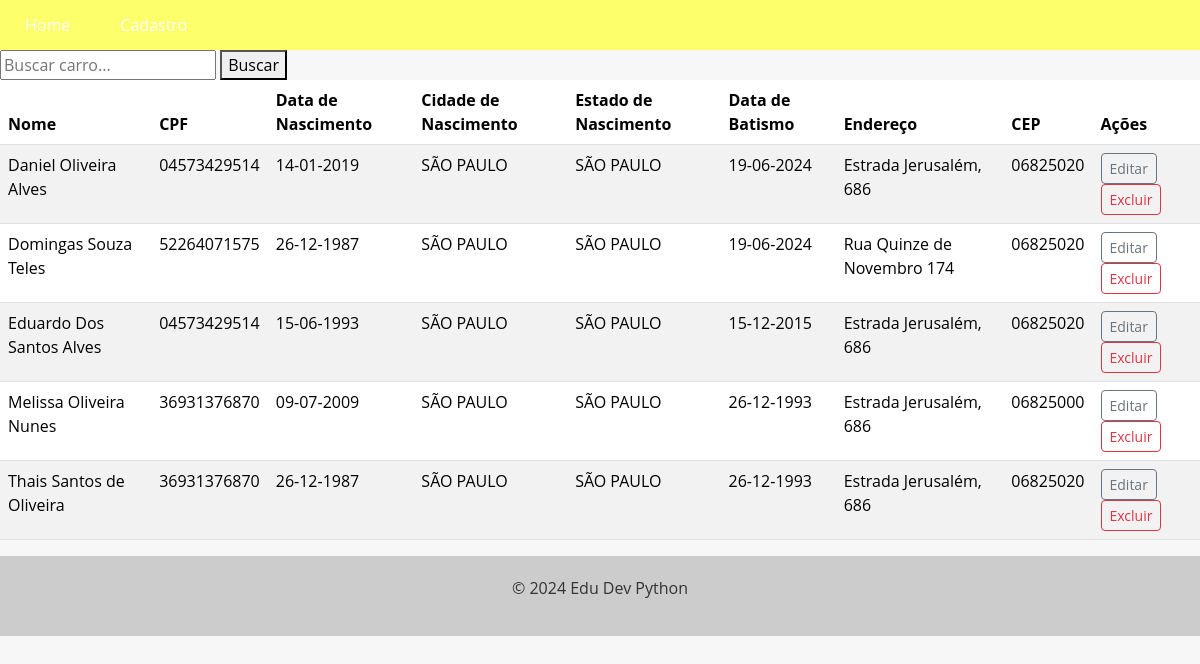
The page /members/ on the database its author committed.
### cadmember/models.py (models this page shows, shortened)
class Member(models.Model):
    id = models.AutoField(primary_key=True)
    name = models.CharField(max_length=200, blank=False, null=False, verbose_name='nome')
    cpf = models.CharField(max_length=11, blank=False, null=True, verbose_name="cpf")
    date_birth = models.DateField(null=False, blank=False, verbose_name='data_nascimento',default=" ")
    city_birth = models.ForeignKey(City, on_delete=models.PROTECT, related_name= 'cidade_nascimento', null=True)
    state_birth = models.ForeignKey(State, on_delete=models.PROTECT, related_name= "estado_nascimento", null= True)
    date_baptism = models.DateField(null=False, blank=False, verbose_name='data_batismo')
    address = models.CharField(max_length=200, blank=False, null=False, verbose_name='endereço')
    cep = models.CharField(max_length=8, blank=False, null=False, verbose_name='cep')

class City(models.Model):
    id = models.AutoField(primary_key=True)
    city = models.CharField(max_length=100, name='city')
    def __str__(self):
        return self.city

class State(models.Model):
    id = models.AutoField(primary_key=True)
    state = models.CharField(max_length=100, name='state')
    def __str__(self):
        return self.state

### cadmember/views.py (the view)
# urls.py: path('members/',members_view, name='members_list'),
def members_view(request):
    members = Member.objects.all().order_by('name')
    search = request.GET.get('search')
    if search:
        members = members.filter(name__icontains=search)
    return render(request, 'members.html', {'members': members})

### cadmember/templates/members.html (shortened to what this page needs)
{% extends "base.html" %}
{% load static %}
{% block content %}
  <head>
    <link rel="stylesheet" href="{% static 'css/style.css' %}">
  </head>
    <form method="GET" action="{% url  'members_list' %}">
        <input type="text" name="search" placeholder="Buscar carro...">
        <button type="submit">Buscar</button>
    </form>
    <div class="conteiner">
        <table class="table table-striped table-hover">
            <thead>
                <tr>
                    <th scope="col">Nome</th>
                    <th scope="col">CPF</th>
                    <th scope="col">Data de Nascimento</th>
                    <th scope="col">Cidade de Nascimento</th>
                    <th scope="col">Estado de Nascimento</th>
                    <th scope="col">Data de Batismo</th>
                    <th scope="col">Endereço</th>
                    <th scope="col">CEP</th>
                    <th scope="col">Ações</th>
                </tr>
            </thead>
            <Tbody>
                {% for member in members %}
                <tr>
                    <td>{{ member.name }}</td>
                    <td>{{ member.cpf }}</td>
                    <td>{{ member.date_birth | date:"d-m-Y"}}</td>
                    <td>{{ member.city_birth }}</td>
                    <td>{{ member.state_birth }}</td>
                    <td>{{ member.date_baptism | date:"d-m-Y"}}</td>
                    <td>{{ member.address }}</td>
                    <td>{{ member.cep | default:"-"}}</td>
                    <td>
                    <a href="" class="btn btn-outline-secondary btn-sm">Editar</a>
                    <a href="" class="btn btn-outline-danger btn-sm">Excluir</a>
                    </td>
                </tr>
                {% endfor %}
            </Tbody>
        </table>
    </div>
{% endblock  %}

### app/templates/base.html (shortened to what this page needs)
{% load static %}
<!DOCTYPE html>
<html lang="pt-br">
<head>
    <link href="https://cdn.jsdelivr.net/npm/bootstrap@5.3.3/dist/css/bootstrap.min.css" rel="stylesheet">
    <link rel="stylesheet" href="{% static 'css/style.css' %}">
</head>
<body>
    <head>
        <nav>
            <ul>
                <li><a href="{% url 'members_list' %}">Home</a></li>
                <li><a href="{% url 'new_member' %}">Cadastro</a></li>
            </ul>
        </nav>
    </head>
    <main>
        {% block content %}
        {% endblock  %}
    </main>
    <footer>
        <p>&copy; 2024 Edu Dev Python</p>
      </footer>
</body>
</html>

### static/css/style.css (style rules this page uses)
body { font-family: 'Open Sans', sans-serif; background-color: #f7f7f7; color: #333; margin: 0; padding: 0; }
footer { background-color: #ccc; color: #333; padding: 20px; text-align: center; }
nav { background-color: #fdff6b; color: #fff; height: 50px; display: flex; justify-content: space-between; align-items: center; }
nav ul { list-style: none; margin: 0; padding: 0; display: flex; }
nav ul li { margin: 0 10px; }
nav ul li a { color: #fff; text-decoration: none; font-size: 16px; padding: 15px; transition: all 0.3s ease; }

### rows shown on the page
Member: name "Daniel Oliveira Alves", cpf "04573429514", date_birth "14-01-2019", city_birth "SÃO PAULO", state_birth "SÃO PAULO", date_baptism "19-06-2024", address "Estrada Jerusalém, 686", cep "06825020"
Member: name "Domingas Souza Teles", cpf "52264071575", date_birth "26-12-1987", city_birth "SÃO PAULO", state_birth "SÃO PAULO", date_baptism "19-06-2024", address "Rua Quinze de Novembro 174", cep "06825020"
Member: name "Eduardo Dos Santos Alves", cpf "04573429514", date_birth "15-06-1993", city_birth "SÃO PAULO", state_birth "SÃO PAULO", date_baptism "15-12-2015", address "Estrada Jerusalém, 686", cep "06825020"
Member: name "Melissa Oliveira Nunes", cpf "36931376870", date_birth "09-07-2009", city_birth "SÃO PAULO", state_birth "SÃO PAULO", date_baptism "26-12-1993", address "Estrada Jerusalém, 686", cep "06825000"
Member: name "Thais Santos de Oliveira", cpf "36931376870", date_birth "26-12-1987", city_birth "SÃO PAULO", state_birth "SÃO PAULO", date_baptism "26-12-1993", address "Estrada Jerusalém, 686", cep "06825020"
